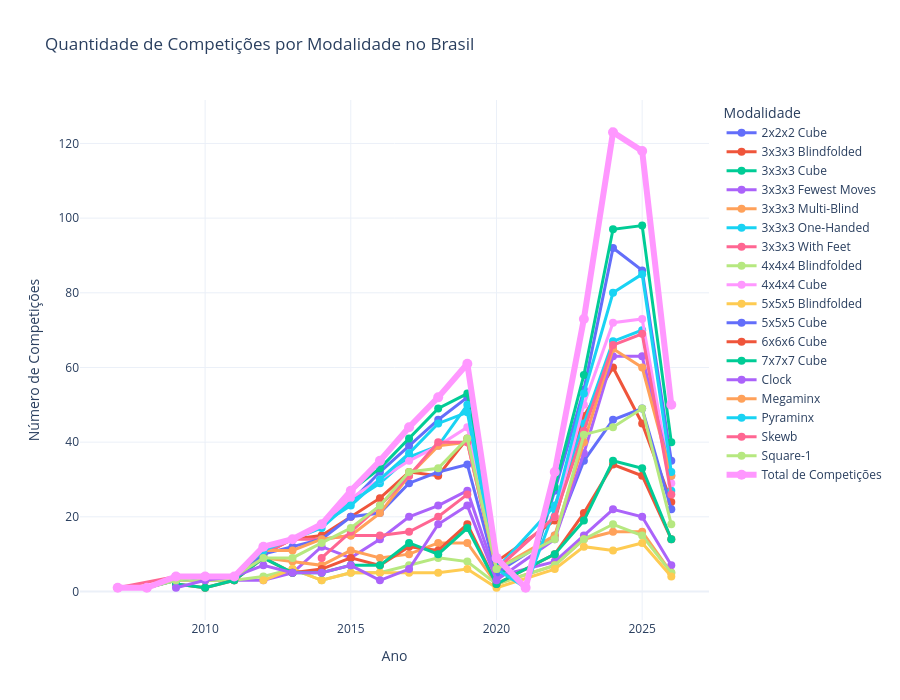

Source (notebook cell):
### Code cell
fig_absolute_brazil = plot_events_over_time(df_final, 'Quantidade de Competições por Modalidade no Brasil')
fig_absolute_brazil

### Figure 1 — Plotly figure (JSON) as saved in the notebook; plotly's stock layout.template omitted (floating-point values rounded to 4 significant figures)
{"data": [{"hovertemplate": "<b>%{fullData.name}</b><br>Ano: %{x}<br>Competições: %{y}<extra></extra>", "line": {"width": 3}, "marker": {"size": 8}, "mode": "lines+markers", "name": "2x2x2 Cube", "type": "scatter", "x": [2007, 2008, 2009, 2010, 2011, 2012, 2013, 2014, 2015, 2016, 2017, 2018, 2019, 2020, 2021, 2022, 2023, 2024, 2025, 2026], "y": [1, 1, 4, 4, 4, 12, 14, 18, 24, 32, 39, 46, 52, 7, 1, 27, 54, 92, 86, 35]}, {"hovertemplate": "<b>%{fullData.name}</b><br>Ano: %{x}<br>Competições: %{y}<extra></extra>", "line": {"width": 3}, "marker": {"size": 8}, "mode": "lines+markers", "name": "3x3x3 Blindfolded", "type": "scatter", "x": [2007, 2008, 2009, 2010, 2011, 2012, 2013, 2014, 2015, 2016, 2017, 2018, 2019, 2020, 2022, 2023, 2024, 2025, 2026], "y": [1, 1, 4, 4, 4, 10, 14, 15, 20, 25, 32, 31, 41, 8, 19, 47, 60, 45, 24]}, {"hovertemplate": "<b>%{fullData.name}</b><br>Ano: %{x}<br>Competições: %{y}<extra></extra>", "line": {"width": 3}, "marker": {"size": 8}, "mode": "lines+markers", "name": "3x3x3 Cube", "type": "scatter", "x": [2007, 2008, 2009, 2010, 2011, 2012, 2013, 2014, 2015, 2016, 2017, 2018, 2019, 2020, 2021, 2022, 2023, 2024, 2025, 2026], "y": [1, 1, 4, 4, 4, 12, 14, 18, 27, 33, 41, 49, 53, 7, 1, 28, 58, 97, 98, 40]}, {"hovertemplate": "<b>%{fullData.name}</b><br>Ano: %{x}<br>Competições: %{y}<extra></extra>", "line": {"width": 3}, "marker": {"size": 8}, "mode": "lines+markers", "name": "3x3x3 Fewest Moves", "type": "scatter", "x": [2008, 2009, 2010, 2011, 2012, 2013, 2014, 2015, 2016, 2017, 2018, 2019, 2020, 2022, 2023, 2024, 2025, 2026], "y": [1, 3, 3, 3, 3, 5, 12, 9, 14, 20, 23, 27, 4, 8, 15, 22, 20, 7]}, {"hovertemplate": "<b>%{fullData.name}</b><br>Ano: %{x}<br>Competições: %{y}<extra></extra>", "line": {"width": 3}, "marker": {"size": 8}, "mode": "lines+markers", "name": "3x3x3 Multi-Blind", "type": "scatter", "x": [2008, 2009, 2010, 2011, 2012, 2013, 2014, 2015, 2016, 2017, 2018, 2019, 2020, 2022, 2023, 2024, 2025, 2026], "y": [1, 3, 3, 3, 9, 8, 7, 11, 9, 10, 13, 13, 2, 7, 14, 16, 16, 5]}, {"hovertemplate": "<b>%{fullData.name}</b><br>Ano: %{x}<br>Competições: %{y}<extra></extra>", "line": {"width": 3}, "marker": {"size": 8}, "mode": "lines+markers", "name": "3x3x3 One-Handed", "type": "scatter", "x": [2008, 2009, 2010, 2011, 2012, 2013, 2014, 2015, 2016, 2017, 2018, 2019, 2020, 2022, 2023, 2024, 2025, 2026], "y": [1, 4, 4, 4, 12, 14, 17, 24, 29, 36, 39, 50, 6, 23, 45, 67, 70, 27]}, {"hovertemplate": "<b>%{fullData.name}</b><br>Ano: %{x}<br>Competições: %{y}<extra></extra>", "line": {"width": 3}, "marker": {"size": 8}, "mode": "lines+markers", "name": "3x3x3 With Feet", "type": "scatter", "x": [2007, 2009, 2010, 2011, 2012, 2013, 2014, 2015, 2016, 2017, 2018, 2019], "y": [1, 4, 4, 4, 10, 14, 14, 15, 15, 16, 20, 26]}, {"hovertemplate": "<b>%{fullData.name}</b><br>Ano: %{x}<br>Competições: %{y}<extra></extra>", "line": {"width": 3}, "marker": {"size": 8}, "mode": "lines+markers", "name": "4x4x4 Blindfolded", "type": "scatter", "x": [2008, 2009, 2010, 2011, 2012, 2013, 2014, 2015, 2016, 2017, 2018, 2019, 2020, 2022, 2023, 2024, 2025, 2026], "y": [1, 3, 3, 3, 4, 6, 3, 5, 5, 7, 9, 8, 2, 7, 14, 18, 15, 5]}, {"hovertemplate": "<b>%{fullData.name}</b><br>Ano: %{x}<br>Competições: %{y}<extra></extra>", "line": {"width": 3}, "marker": {"size": 8}, "mode": "lines+markers", "name": "4x4x4 Cube", "type": "scatter", "x": [2007, 2008, 2009, 2010, 2011, 2012, 2013, 2014, 2015, 2016, 2017, 2018, 2019, 2020, 2022, 2023, 2024, 2025, 2026], "y": [1, 1, 4, 4, 4, 12, 14, 18, 25, 30, 35, 39, 44, 6, 20, 50, 72, 73, 29]}, {"hovertemplate": "<b>%{fullData.name}</b><br>Ano: %{x}<br>Competições: %{y}<extra></extra>", "line": {"width": 3}, "marker": {"size": 8}, "mode": "lines+markers", "name": "5x5x5 Blindfolded", "type": "scatter", "x": [2012, 2013, 2014, 2015, 2016, 2017, 2018, 2019, 2020, 2022, 2023, 2024, 2025, 2026], "y": [3, 6, 3, 5, 5, 5, 5, 6, 1, 6, 12, 11, 13, 4]}, {"hovertemplate": "<b>%{fullData.name}</b><br>Ano: %{x}<br>Competições: %{y}<extra></extra>", "line": {"width": 3}, "marker": {"size": 8}, "mode": "lines+markers", "name": "5x5x5 Cube", "type": "scatter", "x": [2007, 2008, 2009, 2010, 2011, 2012, 2013, 2014, 2015, 2016, 2017, 2018, 2019, 2020, 2022, 2023, 2024, 2025, 2026], "y": [1, 1, 4, 4, 4, 10, 12, 14, 20, 21, 29, 32, 34, 5, 15, 35, 46, 49, 22]}, {"hovertemplate": "<b>%{fullData.name}</b><br>Ano: %{x}<br>Competições: %{y}<extra></extra>", "line": {"width": 3}, "marker": {"size": 8}, "mode": "lines+markers", "name": "6x6x6 Cube", "type": "scatter", "x": [2009, 2010, 2011, 2012, 2013, 2014, 2015, 2016, 2017, 2018, 2019, 2020, 2022, 2023, 2024, 2025, 2026], "y": [2, 1, 3, 9, 5, 6, 9, 7, 12, 11, 18, 2, 10, 21, 34, 31, 14]}, {"hovertemplate": "<b>%{fullData.name}</b><br>Ano: %{x}<br>Competições: %{y}<extra></extra>", "line": {"width": 3}, "marker": {"size": 8}, "mode": "lines+markers", "name": "7x7x7 Cube", "type": "scatter", "x": [2009, 2010, 2011, 2012, 2013, 2014, 2015, 2016, 2017, 2018, 2019, 2020, 2022, 2023, 2024, 2025, 2026], "y": [2, 1, 3, 9, 5, 5, 7, 7, 13, 10, 17, 2, 10, 19, 35, 33, 14]}, {"hovertemplate": "<b>%{fullData.name}</b><br>Ano: %{x}<br>Competições: %{y}<extra></extra>", "line": {"width": 3}, "marker": {"size": 8}, "mode": "lines+markers", "name": "Clock", "type": "scatter", "x": [2009, 2010, 2011, 2012, 2013, 2014, 2015, 2016, 2017, 2018, 2019, 2020, 2022, 2023, 2024, 2025, 2026], "y": [1, 3, 4, 7, 5, 5, 7, 3, 6, 18, 23, 3, 14, 37, 63, 63, 31]}, {"hovertemplate": "<b>%{fullData.name}</b><br>Ano: %{x}<br>Competições: %{y}<extra></extra>", "line": {"width": 3}, "marker": {"size": 8}, "mode": "lines+markers", "name": "Megaminx", "type": "scatter", "x": [2007, 2008, 2009, 2010, 2011, 2012, 2013, 2014, 2015, 2016, 2017, 2018, 2019, 2020, 2022, 2023, 2024, 2025, 2026], "y": [1, 1, 3, 4, 4, 11, 11, 14, 15, 21, 31, 39, 40, 6, 15, 40, 65, 60, 31]}, {"hovertemplate": "<b>%{fullData.name}</b><br>Ano: %{x}<br>Competições: %{y}<extra></extra>", "line": {"width": 3}, "marker": {"size": 8}, "mode": "lines+markers", "name": "Pyraminx", "type": "scatter", "x": [2008, 2009, 2010, 2011, 2012, 2013, 2014, 2015, 2016, 2017, 2018, 2019, 2020, 2021, 2022, 2023, 2024, 2025, 2026], "y": [1, 3, 4, 4, 11, 14, 18, 23, 30, 37, 45, 48, 6, 1, 22, 53, 80, 85, 32]}, {"hovertemplate": "<b>%{fullData.name}</b><br>Ano: %{x}<br>Competições: %{y}<extra></extra>", "line": {"width": 3}, "marker": {"size": 8}, "mode": "lines+markers", "name": "Skewb", "type": "scatter", "x": [2014, 2015, 2016, 2017, 2018, 2019, 2020, 2022, 2023, 2024, 2025, 2026], "y": [9, 16, 23, 31, 40, 40, 6, 20, 43, 66, 69, 26]}, {"hovertemplate": "<b>%{fullData.name}</b><br>Ano: %{x}<br>Competições: %{y}<extra></extra>", "line": {"width": 3}, "marker": {"size": 8}, "mode": "lines+markers", "name": "Square-1", "type": "scatter", "x": [2008, 2009, 2010, 2011, 2012, 2013, 2014, 2015, 2016, 2017, 2018, 2019, 2020, 2022, 2023, 2024, 2025, 2026], "y": [1, 3, 4, 4, 9, 9, 13, 17, 23, 32, 33, 41, 6, 14, 42, 44, 49, 18]}, {"hovertemplate": "<b>Total de Competições</b><br>Ano: %{x}<br>Total: %{y}<extra></extra>", "line": {"width": 6}, "marker": {"size": 10}, "mode": "lines+markers", "name": "Total de Competições", "type": "scatter", "x": [2007, 2008, 2009, 2010, 2011, 2012, 2013, 2014, 2015, 2016, 2017, 2018, 2019, 2020, 2021, 2022, 2023, 2024, 2025, 2026], "y": [1, 1, 4, 4, 4, 12, 14, 18, 27, 35, 44, 52, 61, 9, 1, 32, 73, 123, 118, 50]}], "layout": {"height": 700, "hovermode": "closest", "legend": {"itemclick": "toggle", "itemdoubleclick": "toggleothers", "title": {"text": "Modalidade"}}, "title": {"text": "Quantidade de Competições por Modalidade no Brasil"}, "xaxis": {"title": {"text": "Ano"}}, "yaxis": {"title": {"text": "Número de Competições"}}}}
